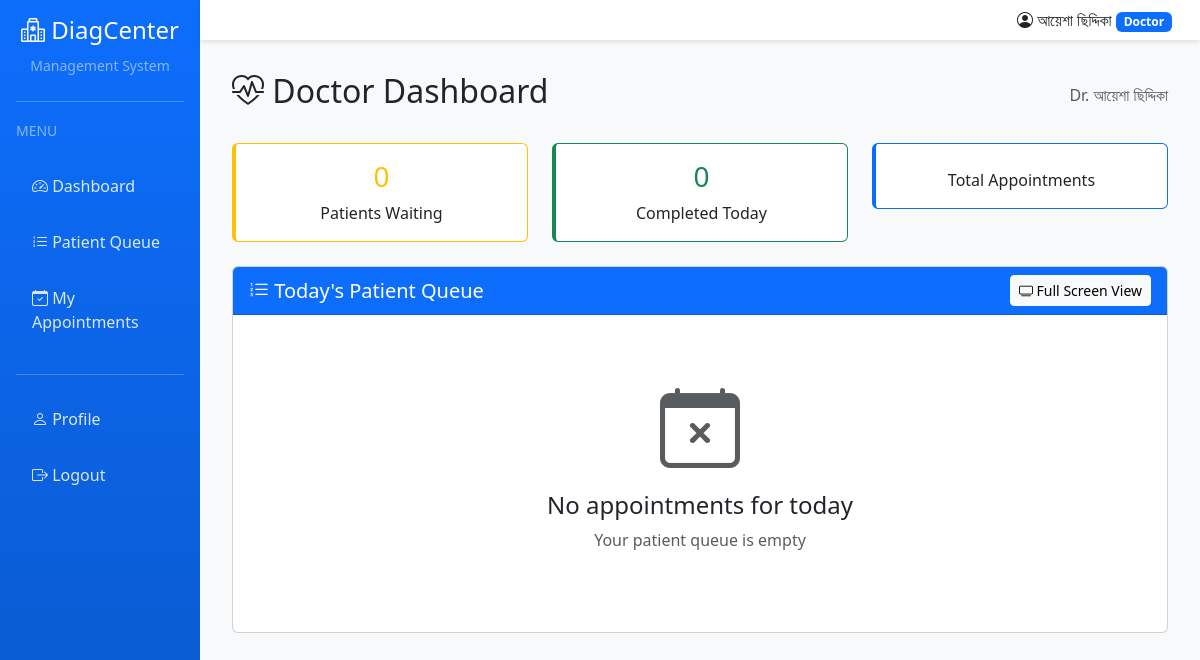
/accounts/doctor-dashboard/ (signed in), run on an earlier commit of the app's database.
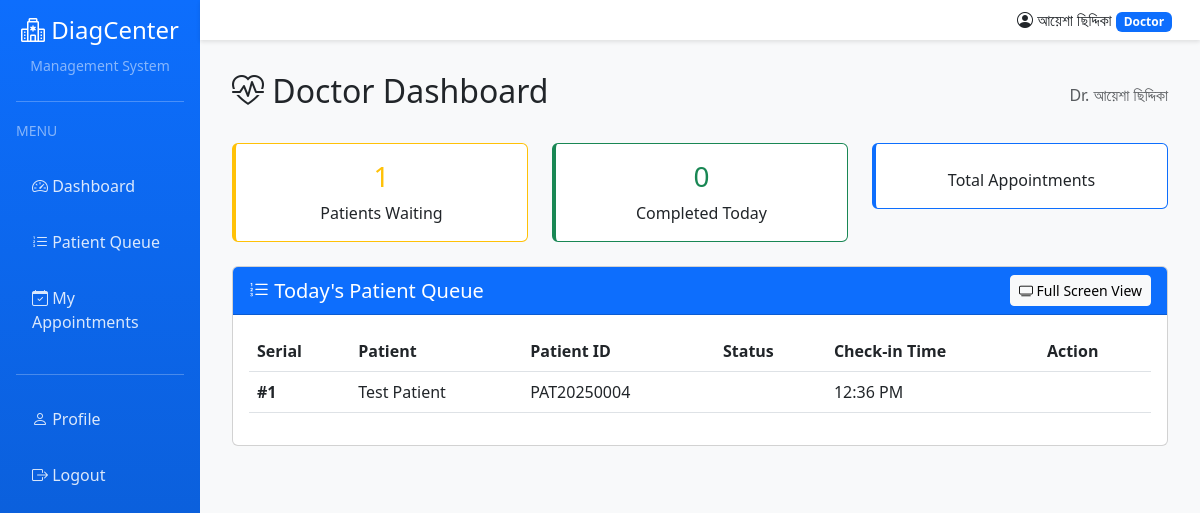
And on a later commit of the database.
### appointments/models.py (models this page shows, shortened)
class Appointment(models.Model):
    STATUS_CHOICES = [
        ('waiting', 'Waiting'),
        ('called', 'Called'),
        ('in_consultation', 'In Consultation'),
        ('completed', 'Completed'),
        ('cancelled', 'Cancelled'),
        ('no_show', 'No Show'),
    ]
    appointment_number = models.CharField(max_length=20, unique=True, editable=False)
    patient = models.ForeignKey(Patient, on_delete=models.CASCADE, related_name='appointments')
    doctor = models.ForeignKey(
        settings.AUTH_USER_MODEL,
        on_delete=models.CASCADE,
        related_name='doctor_appointments',
        limit_choices_to={'role': 'DOCTOR'}
    )
    serial_number = models.IntegerField(help_text="Queue serial number for the day")
    appointment_date = models.DateField()
    appointment_time = models.TimeField(null=True, blank=True)
    status = models.CharField(max_length=20, choices=STATUS_CHOICES, default='waiting')
    check_in_time = models.DateTimeField(auto_now_add=True)
    called_time = models.DateTimeField(null=True, blank=True)
    started_time = models.DateTimeField(null=True, blank=True)
    completed_time = models.DateTimeField(null=True, blank=True)
    consultation_fee = models.DecimalField(max_digits=10, decimal_places=2, default=500)
    payment_status = models.CharField(max_length=20, choices=[
        ('unpaid', 'Unpaid'),
        ('paid', 'Paid'),
        ('partial', 'Partial'),
    ], default='unpaid')
    appointment_type = models.CharField(max_length=20, choices=[
        ('walk_in', 'Walk-in'),
        ('scheduled', 'Scheduled'),
        ('emergency', 'Emergency'),
    ], default='walk_in')
    reason = models.TextField(blank=True, help_text="Reason for visit")
    notes = models.TextField(blank=True)
    created_by = models.ForeignKey(
        settings.AUTH_USER_MODEL,
        on_delete=models.SET_NULL,
        null=True,
        related_name='created_appointments'
    )
    room_number = models.CharField(max_length=20, blank=True)
    class Meta:
        ordering = ['appointment_date', 'serial_number']
        unique_together = ['doctor', 'appointment_date', 'serial_number']
        indexes = [
            models.Index(fields=['appointment_date', 'doctor', 'status']),
            models.Index(fields=['appointment_number']),
        ]

### patients/models.py (models this page shows, shortened)
class Patient(models.Model):
    GENDER_CHOICES = [
        ('M', 'Male'),
        ('F', 'Female'),
        ('O', 'Other'),
    ]
    BLOOD_GROUP_CHOICES = [
        ('A+', 'A+'), ('A-', 'A-'),
        ('B+', 'B+'), ('B-', 'B-'),
        ('AB+', 'AB+'), ('AB-', 'AB-'),
        ('O+', 'O+'), ('O-', 'O-'),
    ]
    patient_id = models.CharField(max_length=20, unique=True, editable=False)
    first_name = models.CharField(max_length=100)
    last_name = models.CharField(max_length=100)
    date_of_birth = models.DateField()
    gender = models.CharField(max_length=1, choices=GENDER_CHOICES)
    blood_group = models.CharField(max_length=3, choices=BLOOD_GROUP_CHOICES, blank=True)
    phone = models.CharField(max_length=20)
    email = models.EmailField(blank=True)
    address = models.TextField()
    city = models.CharField(max_length=100)
    emergency_contact_name = models.CharField(max_length=100)
    emergency_contact_phone = models.CharField(max_length=20)
    emergency_contact_relation = models.CharField(max_length=50)
    allergies = models.TextField(blank=True, help_text="List of known allergies")
    chronic_conditions = models.TextField(blank=True, help_text="List of chronic conditions")
    registered_by = models.ForeignKey(
        settings.AUTH_USER_MODEL,
        on_delete=models.SET_NULL,
        null=True,
        related_name='registered_patients'
    )
    registered_at = models.DateTimeField(auto_now_add=True)
    updated_at = models.DateTimeField(auto_now=True)
    is_active = models.BooleanField(default=True)
    class Meta:
        ordering = ['-registered_at']
        indexes = [
            models.Index(fields=['patient_id']),
            models.Index(fields=['phone']),
            models.Index(fields=['registered_at']),
        ]
    def get_full_name(self):
        return f"{self.first_name} {self.last_name}"

### accounts/views.py (the view)
# urls.py: path('doctor-dashboard/', views.doctor_dashboard, name='doctor_dashboard'),
@login_required
def doctor_dashboard(request):
    today = timezone.now().date()
    appointments = Appointment.objects.filter(
        doctor=request.user,
        appointment_date=today
    ).select_related('patient').order_by('serial_number')
    waiting_count = appointments.filter(status='waiting').count()
    in_consultation_count = appointments.filter(status='in_consultation').count()
    completed_count = appointments.filter(status='completed').count()
    cancelled_count = appointments.filter(status='cancelled').count()
    current_patient = appointments.filter(status='in_consultation').first()
    next_patient = appointments.filter(status='waiting').first()
    current_patient_history = None
    if current_patient:
        current_patient_history = Appointment.objects.filter(
            patient=current_patient.patient,
            status='completed',
            appointment_date__lt=today
        ).select_related('doctor').order_by('-appointment_date')[:5]
    today_revenue = Income.objects.filter(
        source='appointment',
        date=today,
        description__icontains=request.user.get_full_name()
    ).aggregate(Sum('amount'))['amount__sum'] or 0
    week_start = today - timedelta(days=today.weekday())
    weekly_appointments = Appointment.objects.filter(
        doctor=request.user,
        appointment_date__gte=week_start,
        status='completed'
    ).count()
    thirty_days_ago = today - timedelta(days=30)
    recent_prescriptions = Prescription.objects.filter(
        appointment__doctor=request.user,
        appointment__appointment_date__gte=thirty_days_ago
    ).values('diagnosis').annotate(count=Count('diagnosis')).order_by('-count')[:5]
    pending_lab_orders = LabOrder.objects.filter(
        appointment__doctor=request.user,
        status__in=['pending', 'sample_collected', 'in_progress']
    ).select_related('appointment__patient', 'test')[:10]
    prescriptions_written_today = Prescription.objects.filter(
        appointment__doctor=request.user,
        appointment__appointment_date=today
    ).count()
    try:
        patient_ratings = FeedbackSurvey.objects.filter(
            submitted_at__date__gte=thirty_days_ago
        ).aggregate(
            avg_rating=Avg('overall_experience'),
            total_feedback=Count('id')
        )
    except:
        patient_ratings = {'avg_rating': None, 'total_feedback': 0}
    upcoming_appointments = Appointment.objects.filter(
        doctor=request.user,
        appointment_date__gt=today,
        appointment_date__lte=today + timedelta(days=3),
        status='confirmed'
    ).count()
    recent_patients = Patient.objects.filter(
        appointments__doctor=request.user,
        appointments__status='completed',
        appointments__appointment_date__gte=today - timedelta(days=7)
    ).distinct().order_by('-appointments__appointment_date')[:10]
    try:
        urgent_appointments = appointments.filter(
            reason__icontains='emergency'
        ).order_by('serial_number')
    except:
        urgent_appointments = []
    context = {
        'appointments': appointments,
        'waiting_count': waiting_count,
        'in_consultation_count': in_consultation_count,
        'completed_count': completed_count,
        'cancelled_count': cancelled_count,
        'current_patient': current_patient,
        'next_patient': next_patient,
        'current_patient_history': current_patient_history,
        'today_revenue': today_revenue,
        'weekly_appointments': weekly_appointments,
        'recent_prescriptions': recent_prescriptions,
        'pending_lab_orders': pending_lab_orders,
        'prescriptions_written_today': prescriptions_written_today,
        'patient_ratings': patient_ratings,
        'upcoming_appointments': upcoming_appointments,
        'recent_patients': recent_patients,
        'urgent_appointments': urgent_appointments,
    }
    return render(request, 'accounts/doctor_dashboard.html', context)

### accounts/models.py (called while the page is built)
    @property
    def is_admin(self):
        return self.role == 'ADMIN' or self.is_superuser

    @property
    def is_doctor(self):
        return self.role == 'DOCTOR'

    @property
    def is_receptionist(self):
        return self.role == 'RECEPTIONIST'

### templates/accounts/doctor_dashboard.html (shortened to what this page needs)
{% extends 'base.html' %}
{% block content %}
<div class="d-flex justify-content-between align-items-center mb-4">
    <h2><i class="bi bi-heart-pulse"></i> Doctor Dashboard</h2>
    <span class="text-muted">Dr. {{ user.get_full_name }}</span>
</div>
<div class="row g-4 mb-4">
    <div class="col-md-4">
        <div class="card stat-card border-warning">
            <div class="card-body text-center">
                <h3 class="text-warning">{{ waiting_count }}</h3>
                <p class="mb-0">Patients Waiting</p>
            </div>
        </div>
    </div>
    <div class="col-md-4">
        <div class="card stat-card border-success">
            <div class="card-body text-center">
                <h3 class="text-success">{{ completed_count }}</h3>
                <p class="mb-0">Completed Today</p>
            </div>
        </div>
    </div>
    <div class="col-md-4">
        <div class="card stat-card border-primary">
            <div class="card-body text-center">
                <p class="mb-0">Total Appointments</p>
            </div>
        </div>
    </div>
</div>
<div class="card">
    <div class="card-header bg-primary text-white d-flex justify-content-between align-items-center">
        <h5 class="mb-0"><i class="bi bi-list-ol"></i> Today's Patient Queue</h5>
        <a href="{% url 'appointments:queue_display' %}" class="btn btn-light btn-sm">
            <i class="bi bi-tv"></i> Full Screen View
        </a>
    </div>
    <div class="card-body">
        {% if appointments %}
        <div class="table-responsive">
            <table class="table table-hover">
                <thead>
                    <tr>
                        <th>Serial</th>
                        <th>Patient</th>
                        <th>Patient ID</th>
                        <th>Status</th>
                        <th>Check-in Time</th>
                        <th>Action</th>
                    </tr>
                </thead>
                <tbody>
                    {% for appointment in appointments %}
                    <tr class="{% if appointment.status == 'CALLED' %}table-warning{% elif appointment.status == 'IN_PROGRESS' %}table-info{% endif %}">
                        <td><strong>#{{ appointment.serial_number }}</strong></td>
                        <td>{{ appointment.patient.get_full_name }}</td>
                        <td>{{ appointment.patient.patient_id }}</td>
                        <td>
                        </td>
                        <td>{{ appointment.check_in_time|date:"g:i A" }}</td>
                        <td>
                        </td>
                    </tr>
                    {% endfor %}
                </tbody>
            </table>
        </div>
        {% else %}
        <div class="text-center py-5">
            <i class="bi bi-calendar-x display-1 text-muted"></i>
            <h4 class="mt-3">No appointments for today</h4>
            <p class="text-muted">Your patient queue is empty</p>
        </div>
        {% endif %}
    </div>
</div>
{% endblock %}

What changed in the data, as far as the page shows it:
added Appointment: serial_number "1", patient.get_full_name "Test Patient", patient.patient_id "PAT20250004", check_in_time "12:36 PM"
Also different on the page:
{{ waiting_count }}: "0" → "1"
text no longer shown: "No appointments for today Your patient queue is empty"
text now shown: "Serial Patient Patient ID Status Check-in Time Action"
